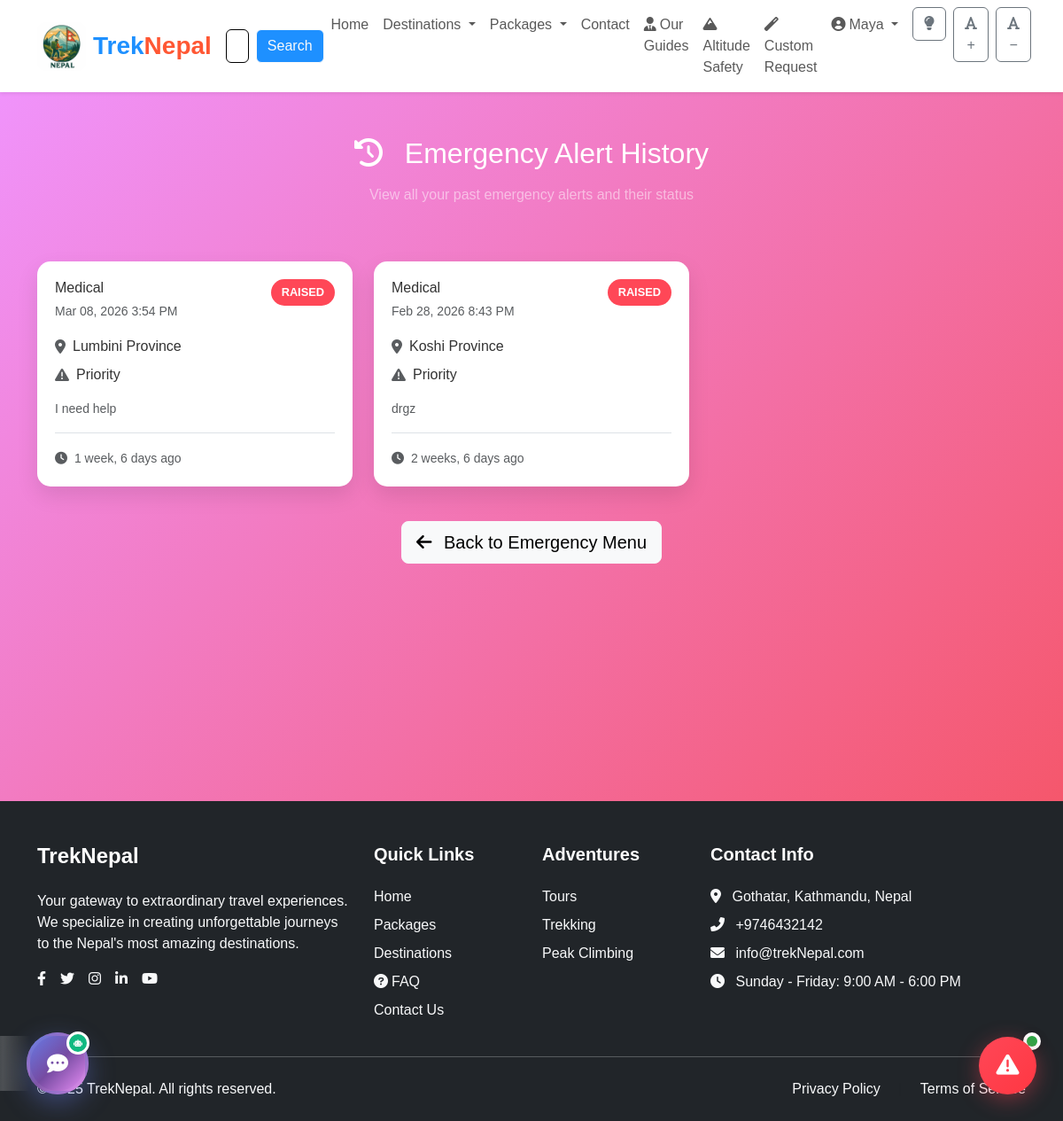
The app's page /emergency/history/ (signed in) with its own data.
### emergency/models.py (models this page shows, shortened)
class EmergencyAlert(models.Model):
    SEVERITY_CHOICES = [
        ('low', 'Low'),
        ('medium', 'Medium'),
        ('critical', 'Critical'),
    ]
    STATUS_CHOICES = [
        ('raised', 'Raised'),
        ('acknowledged', 'Acknowledged'),
        ('resolved', 'Resolved'),
    ]
    user = models.ForeignKey(User, on_delete=models.CASCADE)
    booking = models.ForeignKey(
        'app.Booking',
        on_delete=models.SET_NULL,
        null=True,
        blank=True
    )
    emergency_type = models.CharField(max_length=50)
    severity = models.CharField(max_length=10, choices=SEVERITY_CHOICES)
    location = models.CharField(max_length=255)
    message = models.TextField(blank=True)
    symptoms = models.TextField(blank=True)
    altitude = models.IntegerField(null=True, blank=True)
    status = models.CharField(max_length=20, choices=STATUS_CHOICES, default='raised')
    created_at = models.DateTimeField(auto_now_add=True)

### emergency/views.py (the view)
# urls.py: path('history/', views.emergency_history, name='emergency_history'),
@login_required
def emergency_history(request):
    alerts = EmergencyAlert.objects.filter(user=request.user).order_by('-created_at')
    return render(request, 'emergency/history.html', {'alerts': alerts})

### emergency/templates/emergency/history.html (shortened to what this page needs)
{% extends 'base.html' %}
{% block content %}
<div class="history-container">
    <div class="container">
        <div class="text-center mb-5">
            <h2 class="text-white mb-3">
                <i class="fas fa-history me-3"></i>
                Emergency Alert History
            </h2>
            <p class="text-white-50">View all your past emergency alerts and their status</p>
        </div>
        {% if alerts %}
            <div class="row">
                {% for alert in alerts %}
                <div class="col-lg-6 col-xl-4">
                    <div class="history-card position-relative" onclick="window.location.href='{% url 'emergency_status' alert.id %}'">
                        <div class="severity-indicator severity-{{ alert.severity }}"></div>
                        <div class="d-flex justify-content-between align-items-start mb-3">
                            <div>
                                <h6 class="mb-1 text-capitalize">{{ alert.emergency_type }}</h6>
                                <small class="text-muted">{{ alert.created_at|date:"M d, Y g:i A" }}</small>
                            </div>
                            <span class="status-badge status-{{ alert.status }}">
                                {{ alert.get_status_display }}
                            </span>
                        </div>
                        <div class="mb-3">
                            <div class="d-flex align-items-center mb-2">
                                <i class="fas fa-map-marker-alt text-muted me-2"></i>
                                <span class="text-truncate">{{ alert.location }}</span>
                            </div>
                            <div class="d-flex align-items-center">
                                <i class="fas fa-exclamation-triangle text-muted me-2"></i>
                                <span class="text-capitalize">{{ alert.get_severity_display }} Priority</span>
                            </div>
                        </div>
                        {% if alert.message %}
                        <div class="text-muted small">
                            {{ alert.message|truncatewords:15 }}
                        </div>
                        {% endif %}
                        <div class="mt-3 pt-3 border-top">
                            <small class="text-muted">
                                <i class="fas fa-clock me-1"></i>
                                {{ alert.created_at|timesince }} ago
                            </small>
                        </div>
                    </div>
                </div>
                {% endfor %}
            </div>
            <div class="text-center mt-4">
                <a href="{% url 'emergency_menu' %}" class="btn btn-light btn-lg">
                    <i class="fas fa-arrow-left me-2"></i>
                    Back to Emergency Menu
                </a>
            </div>
        {% endif %}
    </div>
</div>
{% endblock %}

### app/templates/base.html (shortened to what this page needs)
{% load static %}
<!DOCTYPE html>
<html lang="en">
<head>
    <link href="https://cdn.jsdelivr.net/npm/bootstrap@5.3.0/dist/css/bootstrap.min.css" rel="stylesheet">
    <link rel="stylesheet" href="https://cdnjs.cloudflare.com/ajax/libs/font-awesome/6.0.0/css/all.min.css">
    <link rel="stylesheet" href="https://cdnjs.cloudflare.com/ajax/libs/OwlCarousel2/2.3.4/assets/owl.carousel.min.css">
    <link rel="stylesheet" href="https://cdnjs.cloudflare.com/ajax/libs/OwlCarousel2/2.3.4/assets/owl.theme.default.min.css">
    <link rel="stylesheet" href="https://cdnjs.cloudflare.com/ajax/libs/aos/2.3.4/aos.css">
    <link rel="stylesheet" href="/static/css/style.css">
</head>
<body>
    <header class="sticky-top">
        <nav class="navbar navbar-expand-lg navbar-light bg-white shadow-sm">
            <div class="container">
              <a class="navbar-brand d-flex align-items-center" href="{% url 'home' %}">
                <img src="/static/img/image.png" alt="" height="55" class="me-2" style="border-radius: 10px;">
                <span class="fw-bold fs-3" style="font-family: 'Poppins', sans-serif; color: #1e90ff;">
                    Trek<span style="color: #ff5733;">Nepal</span>
                </span>
            </a>
                <div class="collapse navbar-collapse" id="navbarNav">
                  <form method="get" action="{% url 'search_view' %}" class="d-flex">
                    <input class="form-control me-2" type="search" name="q" placeholder="Search destinations..." value="{{ request.GET.q }}">
                    <button class="btn btn-outline-light" type="submit" style="background-color: #1e90ff;">Search</button>
                </form>
                    <ul class="navbar-nav ms-auto">
                        <li class="nav-item">
                            <a class="nav-link" href="{% url 'home' %}">Home</a>
                        </li>
                        <li class="nav-item dropdown">
                            <a class="nav-link dropdown-toggle scrollable-dropdown" href="#" id="destinationsDropdown" role="button" data-bs-toggle="dropdown" aria-expanded="false">
                                Destinations
                            </a>
                        </li>
                        <li class="nav-item dropdown">
                            <a class="nav-link dropdown-toggle" href="#" id="packagesDropdown" role="button" data-bs-toggle="dropdown" aria-expanded="false">
                                Packages
                            </a>
                        </li>
                        <li class="nav-item">
                            <a class="nav-link" href="{% url 'contact_us' %}">Contact</a>
                        </li>
                        {% if user.is_authenticated %}
                        <li class="nav-item">
                            <a class="nav-link" href="{% url 'all_guides_list' %}">
                                <i class="fas fa-user-tie me-1"></i>Our Guides
                            </a>
                        </li>
                        <li class="nav-item">
                            <a class="nav-link" href="{% url 'altitude_dashboard' %}">
                                <i class="fas fa-mountain me-1"></i>Altitude Safety
                            </a>
                        </li>
                        <li class="nav-item">
                            <a class="nav-link" href="{% url 'create_custom_request' %}">
                                <i class="fas fa-magic me-1"></i>Custom Request
                            </a>
                        </li>
                        {% endif %}
                        {% if user.is_authenticated %}
                        <li class="nav-item dropdown">
                            <a class="nav-link dropdown-toggle" href="#" id="userDropdown" role="button" data-bs-toggle="dropdown" aria-expanded="false">
                                <i class="fas fa-user-circle me-1"></i>{{ user.username }}
                            </a>
                        </li>
                        {% endif %}
                    <li class="nav-item">
                        <button id="theme-toggle" class="btn btn-outline-secondary ms-2">
                            <i id="theme-icon" class="fas fa-lightbulb"></i>
                        </button>
                    </li>
                    <li class="nav-item">
                        <button id="increase-text" class="btn btn-outline-secondary ms-2" data-bs-toggle="tooltip" title="Increase text size">
                            <i class="fas fa-font"></i>+
                        </button>
                    </li>
                    <li class="nav-item">
                        <button id="decrease-text" class="btn btn-outline-secondary ms-2" data-bs-toggle="tooltip" title="Decrease text size">
                            <i class="fas fa-font"></i>−
                        </button>
                    </li>
                    </ul>
                </div>
            </div>
        </nav>
    </header>
    {% if user.is_authenticated %}
    <div class="emergency-container">
        <button class="emergency-btn" id="emergencyBtn">
            <i class="fas fa-exclamation-triangle"></i>
        </button>
        <div class="emergency-status" id="emergencyStatus">
            <div class="status-dot"></div>
        </div>
    </div>
    {% endif %}
    {% if user.is_authenticated %}
    <div class="ai-assistant-container">
        <a href="{% url 'chatbot_interface' %}" class="ai-assistant-btn">
            <i class="fas fa-comment-dots"></i>
            <div class="chat-bubble">
                <i class="fas fa-robot" style="font-size: 8px;"></i>
            </div>
        </a>
    </div>
    {% endif %}
    <main>
        {% block content %}{% endblock %}
    </main>
<footer class="bg-dark text-white pt-5 pb-4">
    <div class="container">
        <div class="row g-4">
            <div class="col-lg-4">
                <h4 class="mb-4 fw-bold text-white">TrekNepal</h4>
                <p class="text-light">Your gateway to extraordinary travel experiences. We specialize in creating unforgettable journeys to the Nepal's most amazing destinations.</p>
                <div class="d-flex gap-3 mt-3">
                    <a href="#" class="text-light"><i class="fab fa-facebook-f"></i></a>
                    <a href="#" class="text-light"><i class="fab fa-twitter"></i></a>
                    <a href="#" class="text-light"><i class="fab fa-instagram"></i></a>
                    <a href="#" class="text-light"><i class="fab fa-linkedin-in"></i></a>
                    <a href="#" class="text-light"><i class="fab fa-youtube"></i></a>
                </div>
            </div>
            <div class="col-lg-2 col-md-4">
                <h5 class="mb-4 fw-bold text-white">Quick Links</h5>
                <ul class="list-unstyled">
                    <li class="mb-2"><a href="{% url 'home' %}" class="text-light text-decoration-none">Home</a></li>
                    <li class="mb-2"><a href="{% url 'package_list' %}" class="text-light text-decoration-none">Packages</a></li>
                    <li class="mb-2"><a href="{% url 'explore_countries' %}" class="text-light text-decoration-none">Destinations</a></li>
                    <li class="mb-2"><a href="{% url 'faq' %}" class="text-light text-decoration-none"><i class="fas fa-question-circle me-1"></i>FAQ</a></li>
                    <li class="mb-2"><a href="{% url 'contact_us' %}" class="text-light text-decoration-none">Contact Us</a></li>
                </ul>
            </div>
            <div class="col-lg-2 col-md-4">
                <h5 class="mb-4 fw-bold text-white">Adventures</h5>
                <ul class="list-unstyled">
                    <li class="mb-2"><a href="{% url 'tour_list' %}" class="text-light text-decoration-none">Tours</a></li>
                    <li class="mb-2"><a href="{% url 'trekking_list' %}" class="text-light text-decoration-none">Trekking</a></li>
                    <li class="mb-2"><a href="{% url 'peak_climbing_list' %}" class="text-light text-decoration-none">Peak Climbing</a></li>
                </ul>
            </div>
            <div class="col-lg-4 col-md-4">
                <h5 class="mb-4 fw-bold text-white">Contact Info</h5>
                <ul class="list-unstyled text-light">
                    <li class="mb-2"><i class="fas fa-map-marker-alt me-2"></i> Gothatar, Kathmandu, Nepal</li>
                    <li class="mb-2"><i class="fas fa-phone-alt me-2"></i> +9746432142</li>
                    <li class="mb-2"><i class="fas fa-envelope me-2"></i> info@trekNepal.com</li>
                    <li class="mb-2"><i class="fas fa-clock me-2"></i> Sunday - Friday: 9:00 AM - 6:00 PM</li>
                </ul>
            </div>
        </div>
        <hr class="my-4 border-light">
        <div class="row">
            <div class="col-md-6 text-center text-md-start">
                <p class="mb-0 text-light">&copy; 2025 TrekNepal. All rights reserved.</p>
            </div>
            <div class="col-md-6 text-center text-md-end">
                <ul class="list-inline mb-0">
                    <li class="list-inline-item"><a href="#" class="text-light text-decoration-none">Privacy Policy</a></li>
                    <li class="list-inline-item"><span class="text-muted mx-2">|</span></li>
                    <li class="list-inline-item"><a href="#" class="text-light text-decoration-none">Terms of Service</a></li>
                </ul>
            </div>
        </div>
    </div>
</footer>
</body>
</html>

### records on screen
EmergencyAlert: emergency_type "Medical", created_at "Mar 08, 2026 3:54 PM", status "RAISED", location "Lumbini Province", message "I need help", created_at "1 week, 6 days"
EmergencyAlert: emergency_type "Medical", created_at "Feb 28, 2026 8:43 PM", status "RAISED", location "Koshi Province", message "drgz", created_at "2 weeks, 6 days"

### other values on screen
{{ user.username }} "Maya"
